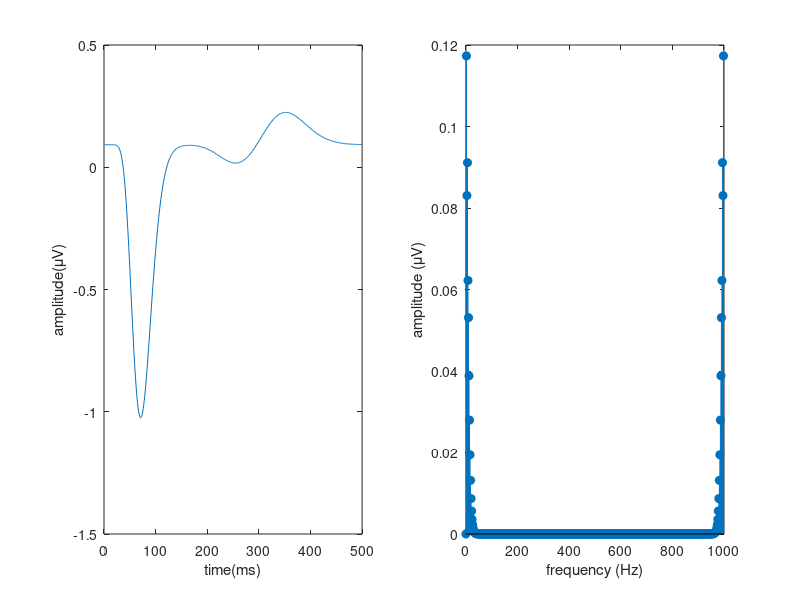
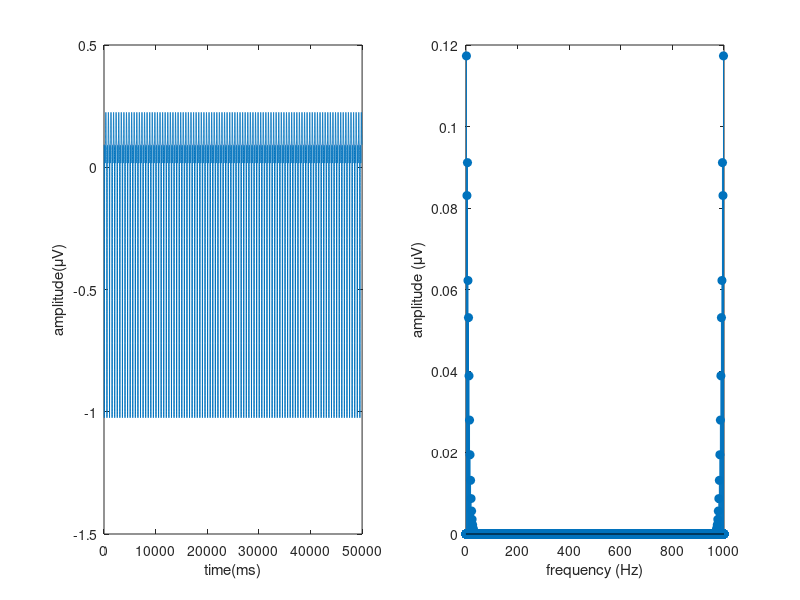

The MATLAB script that drew these images, in order: (Note: this script raises an error after producing the figures.)
function [simu_EEG1,C,Z1]= ERP_data_gen(SNR,iMC,chan,len,trial,fs,flag_fig)
% ERP_data_gen - generate artifical EEG data with given SNR channel length trial and sample-rate
%                ERP: three gamma function 
%                spontanous EEG: 1/f noise with Gaussian distribution
% Syntax:  concatEEG = ERP_data_gen(SNR,chan,len,trial,fs)
%
% Inputs:
%    SNR - Signal to Noise Ratio of ERP
%    chan - channel number of EEG data
%    len - length of EEG in each trial
%    trial - number of ERP trials
%    fs - sample rate
%    flag_fig - true: plot the figures; false: do not plot any figure
%
% Outputs:
%    concatEEG - concatenated EEG data 
%    
%
% Example: 
%    concatEEG = ERP_data_gen(SNR,chan,len,trial,fs)
%    Line 2 of example
%    Line 3 of example
%
% Other m-files required: f_alpha_gaussian.m
% Subfunctions: none
% MAT-files required: none
%
% 

% Author: Chaohua Wu
%Department of Biomedical Engineering, Tsinghua University
% email: xs.wuchaohua@outlook.com
%
% Nov 4 2013; output spatial pattern C & components Z1
% Oct 29 2013; Last revision: 

%------------- BEGIN CODE --------------
if nargin == 0
SNR = 0; 
chan = 30;
len = 500;
trial = 100;
fs = 1000;
flag_fig = true;
iMC = 5;
end

if nargin == 1
chan = 30;
len = 500;
trial = 60;
fs = 1000;
flag_fig = false;
end

SNR_white = 20;
%iMC = iMC*randi(19);
nc = 3;
%%%% signal generation %%%%
Z1 =10*[gampdf([0:len-1],15,5);gampdf([0:len-1],45,6);gampdf([0:len-1],70,5)];
Z1 = detrend(Z1','constant')';

rng((564+SNR)*iMC,'twister'); 
C = randn(chan,nc); 

[C_temp,S_temp,V_temp] = svd(C*Z1,'econ');
C = C_temp(:,1:nc);
Z1 = S_temp(1:nc,1:nc)*V_temp(:,1:nc)';
if flag_fig
	figure;
	subplot(1,2,1)
	plot(Z1(1,:));
	xlabel('time(ms)');
	ylabel('amplitude(\muV)');
	subplot(1,2,2)
	stem([0:len-1]./len*fs,abs(fft(Z1(1,:)))./len,'filled');
    xlabel('frequency (Hz)');
    ylabel('amplitude (\muV)')
    temprepERP =  repmat(Z1,[1 trial]);

    figure;
	subplot(1,2,1)
	plot(temprepERP(1,:));
	xlabel('time(ms)');
	ylabel('amplitude(\muV)');
	subplot(1,2,2)
	stem([0:len*trial-1]./(len*trial)*fs,abs(fft(temprepERP(1,:)))./(len*trial),'filled');
    xlabel('frequency (Hz)');
    ylabel('amplitude (\muV)')
end





ERP_simu = repmat(C*Z1,[1 1 trial]);
  
%%%% spontaneous EEG
nspEEG = 30;
rng((421+SNR)*iMC,'twister'); 
spEEGmix1 =  randn(chan,nspEEG);
spEEG1 = zeros(chan,len,trial);
spEEGsource = zeros(nspEEG,len*trial); 

%for it= 1:trial
for insp = 1:nspEEG
    % rng(insp*trial+iMC,'twister');
    temp = f_alpha_gaussian(len*trial,abs(insp*(5*iMC+SNR)));
    spEEGsource(insp,:) = detrend(temp,'constant')';
end

spEEGsource = reshape(spEEGmix1*spEEGsource,[nspEEG,len,trial]);
spEEG1 = spEEGsource(:,:,randperm(trial));






%%%% mix %%%%%

tempERP = C*Z1;
%tempERP = detrend(tempERP','constant')';
power_ERP1 = trial.*trace(tempERP*tempERP');
power_spEEG1 = trace(spEEG1(:,:)*spEEG1(:,:)');

ampN1 = sqrt(power_ERP1/(10^(SNR/10)*power_spEEG1));
spEEG1 = ampN1.*spEEG1;

simu_EEG1 = ERP_simu(:,:)+spEEG1(:,:);
simu_EEG1 = reshape(simu_EEG1,[chan,len,trial]);


%%%% add white noise %%%%
rng((4517+SNR)*iMC,'twister'); 
white_noise1 = randn(chan,len,trial);

power_whn1 = trace(white_noise1(:,:)*white_noise1(:,:)');

power_EEG1 = trace(simu_EEG1(:,:)*simu_EEG1(:,:)');

ampN1 = sqrt(power_EEG1/(10^(SNR_white/10)*power_whn1));
white_noise1 = ampN1.*white_noise1;

simu_EEG1 = simu_EEG1(:,:)+white_noise1(:,:);
simu_EEG1 = reshape(simu_EEG1,[chan,len,trial]);

concatEEG = simu_EEG1(:,:);

if flag_fig
	figure
	subplot(1,2,1)
    plot(concatEEG(1,:));
	xlabel('time(ms)');
	ylabel('amplitude(\muV)');

    subplot(1,2,2)
	stem([0:len*trial-1]./(len*trial)*fs,abs(fft(concatEEG(1,:)))./(len*trial),'filled');
    xlabel('frequency (Hz)');
    ylabel('amplitude (\muV)')
 
end




%------------- END OF CODE --------------

